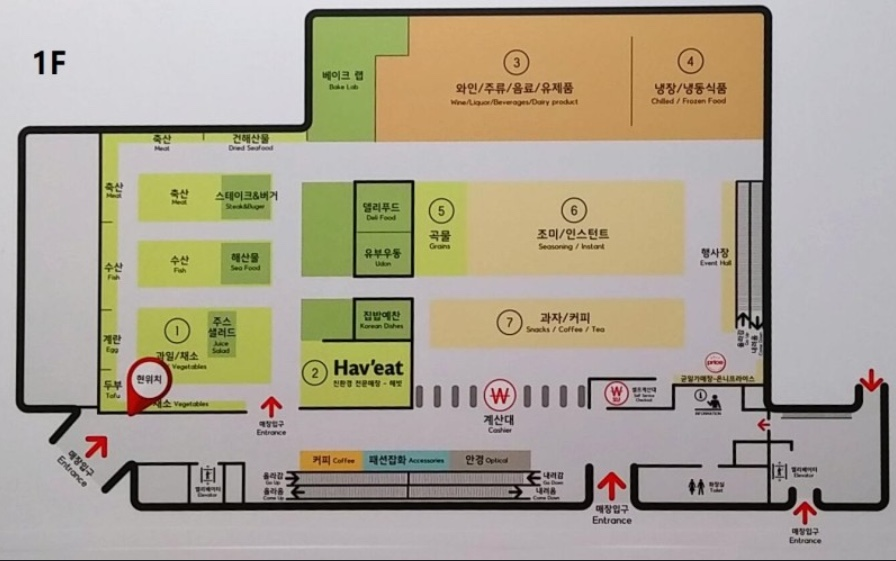
#> input picture 002.jpg, 896 x 561 px
$ python bina4.py
#> lines starting #> are read from the running program, lines starting #| are printed output that depends on the picture; after the words box and inside, x2 and y2 are one past the last pixel; in counts of white or black regions, pixels touching at a corner belong together
import cv2
import numpy as np
import matplotlib.pyplot as plt

blk_size = 9        # 블럭 사이즈
C = 5               # 차감 상수
img = cv2.imread('002.jpg', cv2.IMREAD_GRAYSCALE) # 그레이 스케일로  읽기
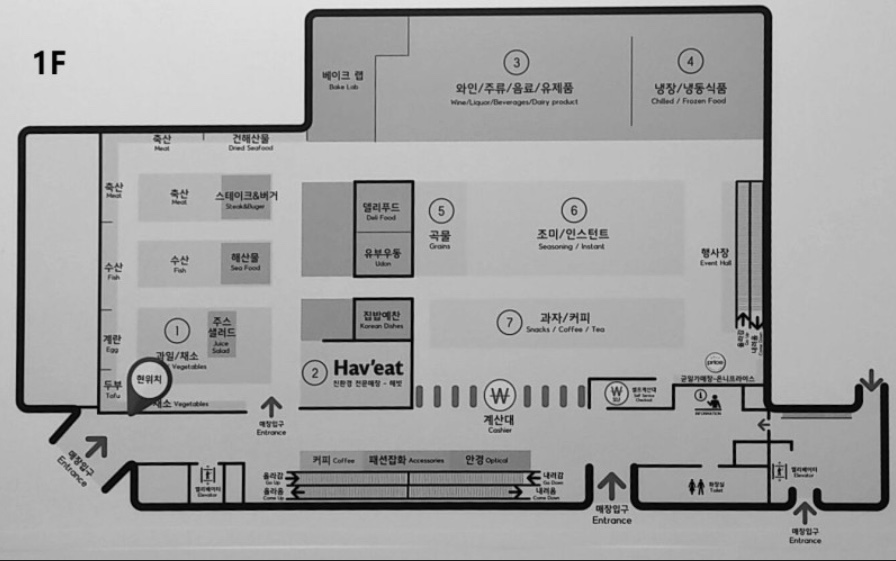
#> img: shape (561, 896); min 0, max 229, mean 163.4

# ---① 오츠의 알고리즘으로 단일 경계 값을 전체 이미지에 적용
ret, th1 = cv2.threshold(img, 0, 255, cv2.THRESH_BINARY | cv2.THRESH_OTSU)
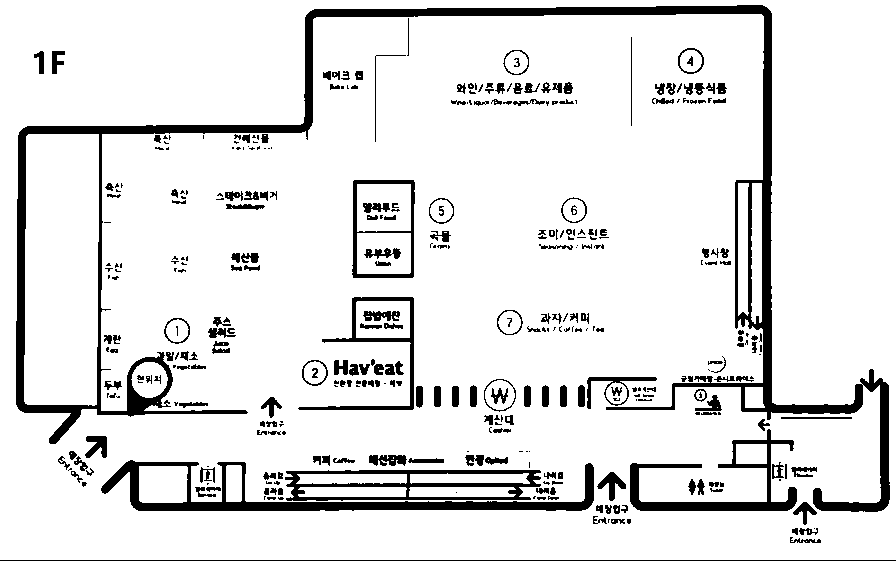
#> th1: shape (561, 896); 89.4% white; 366 black regions (143 under 20 px), largest, box (x1, y1, x2, y2) and area: (16, 5, 890, 512) 21263, (101, 460, 594, 511) 5639, (285, 470, 541, 501) 3034
#> ret = 113

# ---② 어뎁티드 쓰레시홀드를 평균과 가우시안 분포로 각각 적용
th2 = cv2.adaptiveThreshold(img, 255, cv2.ADAPTIVE_THRESH_MEAN_C,\
                                      cv2.THRESH_BINARY, blk_size, C)
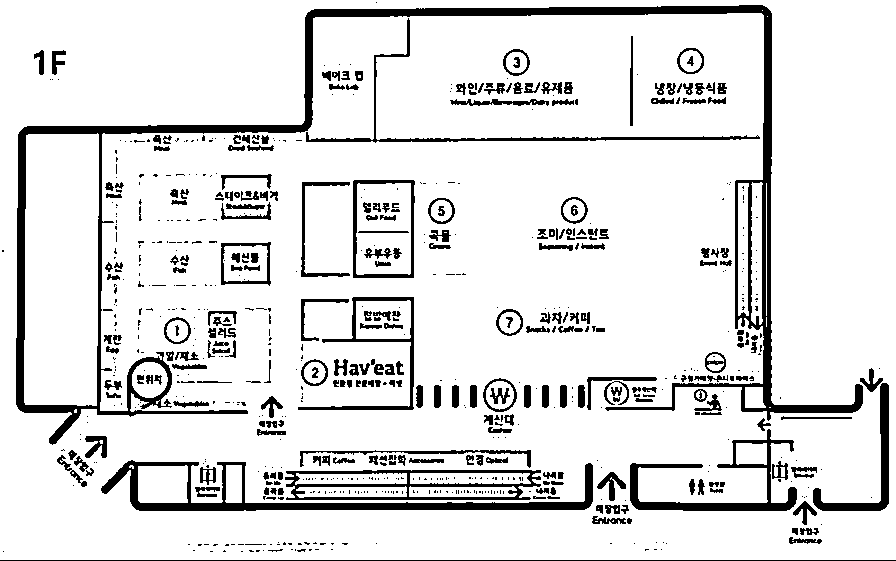
#> th2: shape (561, 896); 88.2% white; 749 black regions (470 under 20 px), largest, box (x1, y1, x2, y2) and area: (16, 5, 863, 445) 18160, (101, 460, 593, 511) 5024, (630, 429, 797, 511) 2727
th3 = cv2.adaptiveThreshold(img, 255, cv2.ADAPTIVE_THRESH_GAUSSIAN_C, \
                                     cv2.THRESH_BINARY, blk_size, C)
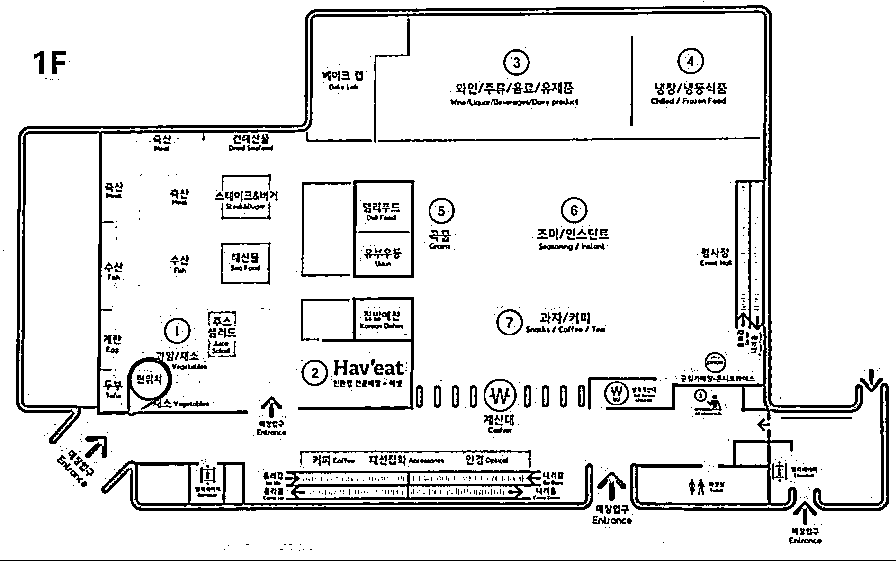
#> th3: shape (561, 896); 90.5% white; 781 black regions (490 under 20 px), largest, box (x1, y1, x2, y2) and area: (16, 5, 863, 444) 14051, (101, 460, 593, 511) 3959, (285, 470, 541, 500) 2276

# ---③ 결과를 Matplot으로 출력
imgs = {'Original': img, 'Global-Otsu:%d'%ret:th1, \
        'Adapted-Mean':th2, 'Adapted-Gaussian': th3}
for i, (k, v) in enumerate(imgs.items()):
    plt.subplot(2,2,i+1)
    plt.title(k)
    plt.imshow(v,'gray')
    plt.xticks([]),plt.yticks([])
#> this loop made 4 passes
#> k on passes 1 to 4: 'Original', 'Global-Otsu:113', 'Adapted-Mean', 'Adapted-Gaussian'

plt.show()
